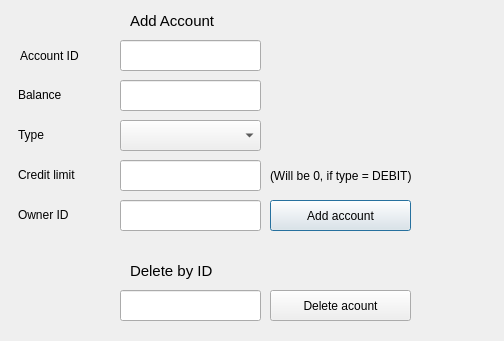
<?xml version="1.0" encoding="UTF-8"?>
<ui version="4.0">
 <class>addaccountmenu</class>
 <widget class="QDialog" name="addaccountmenu">
  <property name="geometry">
   <rect>
    <x>0</x>
    <y>0</y>
    <width>504</width>
    <height>341</height>
   </rect>
  </property>
  <property name="windowTitle">
   <string>Dialog</string>
  </property>
  <widget class="QLineEdit" name="textAddAccountId">
   <property name="geometry">
    <rect>
     <x>120</x>
     <y>40</y>
     <width>141</width>
     <height>31</height>
    </rect>
   </property>
  </widget>
  <widget class="QLabel" name="label">
   <property name="geometry">
    <rect>
     <x>20</x>
     <y>40</y>
     <width>121</width>
     <height>31</height>
    </rect>
   </property>
   <property name="text">
    <string>Account ID</string>
   </property>
  </widget>
  <widget class="QLineEdit" name="textBalance">
   <property name="geometry">
    <rect>
     <x>120</x>
     <y>80</y>
     <width>141</width>
     <height>31</height>
    </rect>
   </property>
  </widget>
  <widget class="QLabel" name="label_2">
   <property name="geometry">
    <rect>
     <x>18</x>
     <y>79</y>
     <width>121</width>
     <height>31</height>
    </rect>
   </property>
   <property name="text">
    <string>Balance</string>
   </property>
  </widget>
  <widget class="QLabel" name="label_3">
   <property name="geometry">
    <rect>
     <x>18</x>
     <y>119</y>
     <width>121</width>
     <height>31</height>
    </rect>
   </property>
   <property name="text">
    <string>Type</string>
   </property>
  </widget>
  <widget class="QLineEdit" name="textCreditLimit">
   <property name="geometry">
    <rect>
     <x>120</x>
     <y>160</y>
     <width>141</width>
     <height>31</height>
    </rect>
   </property>
  </widget>
  <widget class="QLabel" name="label_4">
   <property name="geometry">
    <rect>
     <x>18</x>
     <y>159</y>
     <width>121</width>
     <height>31</height>
    </rect>
   </property>
   <property name="text">
    <string>Credit limit</string>
   </property>
  </widget>
  <widget class="QLineEdit" name="textOwnerId">
   <property name="geometry">
    <rect>
     <x>120</x>
     <y>200</y>
     <width>141</width>
     <height>31</height>
    </rect>
   </property>
  </widget>
  <widget class="QLabel" name="label_5">
   <property name="geometry">
    <rect>
     <x>18</x>
     <y>199</y>
     <width>121</width>
     <height>31</height>
    </rect>
   </property>
   <property name="text">
    <string>Owner ID</string>
   </property>
  </widget>
  <widget class="QLabel" name="label_7">
   <property name="geometry">
    <rect>
     <x>270</x>
     <y>160</y>
     <width>211</width>
     <height>31</height>
    </rect>
   </property>
   <property name="text">
    <string>(Will be 0, if type = DEBIT)</string>
   </property>
  </widget>
  <widget class="QPushButton" name="btnAddAccount">
   <property name="geometry">
    <rect>
     <x>270</x>
     <y>200</y>
     <width>141</width>
     <height>31</height>
    </rect>
   </property>
   <property name="text">
    <string>Add account</string>
   </property>
  </widget>
  <widget class="QLabel" name="hint">
   <property name="geometry">
    <rect>
     <x>130</x>
     <y>0</y>
     <width>111</width>
     <height>41</height>
    </rect>
   </property>
   <property name="font">
    <font>
     <pointsize>11</pointsize>
    </font>
   </property>
   <property name="text">
    <string>Add Account</string>
   </property>
  </widget>
  <widget class="QLabel" name="hint2">
   <property name="geometry">
    <rect>
     <x>130</x>
     <y>250</y>
     <width>151</width>
     <height>41</height>
    </rect>
   </property>
   <property name="font">
    <font>
     <pointsize>11</pointsize>
    </font>
   </property>
   <property name="text">
    <string>Delete by ID</string>
   </property>
  </widget>
  <widget class="QLineEdit" name="textDeleteAccountId">
   <property name="geometry">
    <rect>
     <x>120</x>
     <y>290</y>
     <width>141</width>
     <height>31</height>
    </rect>
   </property>
  </widget>
  <widget class="QPushButton" name="btnDeleteAccount">
   <property name="geometry">
    <rect>
     <x>270</x>
     <y>290</y>
     <width>141</width>
     <height>31</height>
    </rect>
   </property>
   <property name="text">
    <string>Delete acount</string>
   </property>
  </widget>
  <widget class="QLabel" name="labelInfo">
   <property name="geometry">
    <rect>
     <x>270</x>
     <y>240</y>
     <width>191</width>
     <height>41</height>
    </rect>
   </property>
   <property name="font">
    <font>
     <pointsize>11</pointsize>
    </font>
   </property>
   <property name="text">
    <string/>
   </property>
  </widget>
  <widget class="QComboBox" name="comboAccountType">
   <property name="geometry">
    <rect>
     <x>120</x>
     <y>120</y>
     <width>141</width>
     <height>31</height>
    </rect>
   </property>
  </widget>
 </widget>
 <resources/>
 <connections/>
</ui>
